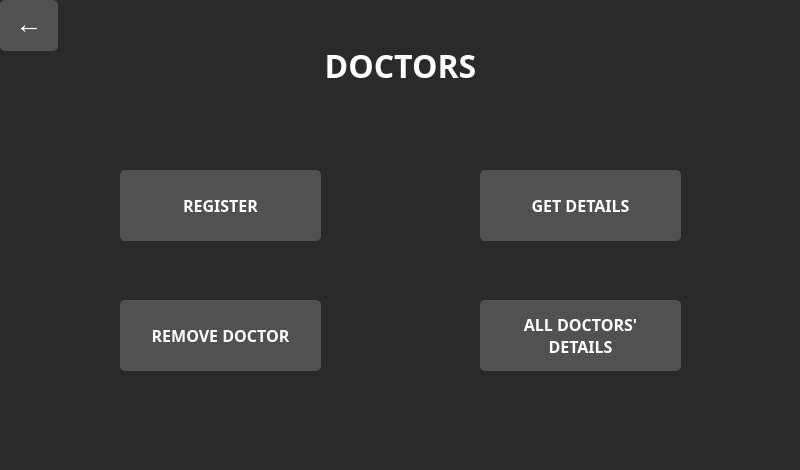
<?xml version="1.0" encoding="UTF-8"?>
<ui version="4.0">
 <class>Doctors</class>
 <widget class="QWidget" name="Doctors">
  <property name="geometry">
   <rect>
    <x>0</x>
    <y>0</y>
    <width>800</width>
    <height>470</height>
   </rect>
  </property>
  <property name="palette">
   <palette>
    <active>
     <colorrole role="WindowText">
      <brush brushstyle="SolidPattern">
       <color alpha="255">
        <red>255</red>
        <green>255</green>
        <blue>255</blue>
       </color>
      </brush>
     </colorrole>
     <colorrole role="Button">
      <brush brushstyle="SolidPattern">
       <color alpha="255">
        <red>85</red>
        <green>85</green>
        <blue>85</blue>
       </color>
      </brush>
     </colorrole>
     <colorrole role="ButtonText">
      <brush brushstyle="SolidPattern">
       <color alpha="255">
        <red>255</red>
        <green>255</green>
        <blue>255</blue>
       </color>
      </brush>
     </colorrole>
     <colorrole role="Base">
      <brush brushstyle="SolidPattern">
       <color alpha="255">
        <red>42</red>
        <green>42</green>
        <blue>42</blue>
       </color>
      </brush>
     </colorrole>
     <colorrole role="Window">
      <brush brushstyle="SolidPattern">
       <color alpha="255">
        <red>42</red>
        <green>42</green>
        <blue>42</blue>
       </color>
      </brush>
     </colorrole>
     <colorrole role="AlternateBase">
      <brush brushstyle="SolidPattern">
       <color alpha="255">
        <red>42</red>
        <green>42</green>
        <blue>42</blue>
       </color>
      </brush>
     </colorrole>
     <colorrole role="ToolTipBase">
      <brush brushstyle="SolidPattern">
       <color alpha="255">
        <red>0</red>
        <green>0</green>
        <blue>0</blue>
       </color>
      </brush>
     </colorrole>
     <colorrole role="ToolTipText">
      <brush brushstyle="SolidPattern">
       <color alpha="255">
        <red>255</red>
        <green>255</green>
        <blue>255</blue>
       </color>
      </brush>
     </colorrole>
     <colorrole role="PlaceholderText">
      <brush brushstyle="SolidPattern">
       <color alpha="128">
        <red>180</red>
        <green>180</green>
        <blue>180</blue>
       </color>
      </brush>
     </colorrole>
    </active>
    <inactive>
     <colorrole role="WindowText">
      <brush brushstyle="SolidPattern">
       <color alpha="255">
        <red>255</red>
        <green>255</green>
        <blue>255</blue>
       </color>
      </brush>
     </colorrole>
     <colorrole role="Button">
      <brush brushstyle="SolidPattern">
       <color alpha="255">
        <red>85</red>
        <green>85</green>
        <blue>85</blue>
       </color>
      </brush>
     </colorrole>
     <colorrole role="ButtonText">
      <brush brushstyle="SolidPattern">
       <color alpha="255">
        <red>255</red>
        <green>255</green>
        <blue>255</blue>
       </color>
      </brush>
     </colorrole>
     <colorrole role="Base">
      <brush brushstyle="SolidPattern">
       <color alpha="255">
        <red>42</red>
        <green>42</green>
        <blue>42</blue>
       </color>
      </brush>
     </colorrole>
     <colorrole role="Window">
      <brush brushstyle="SolidPattern">
       <color alpha="255">
        <red>42</red>
        <green>42</green>
        <blue>42</blue>
       </color>
      </brush>
     </colorrole>
     <colorrole role="AlternateBase">
      <brush brushstyle="SolidPattern">
       <color alpha="255">
        <red>42</red>
        <green>42</green>
        <blue>42</blue>
       </color>
      </brush>
     </colorrole>
     <colorrole role="ToolTipBase">
      <brush brushstyle="SolidPattern">
       <color alpha="255">
        <red>0</red>
        <green>0</green>
        <blue>0</blue>
       </color>
      </brush>
     </colorrole>
     <colorrole role="ToolTipText">
      <brush brushstyle="SolidPattern">
       <color alpha="255">
        <red>255</red>
        <green>255</green>
        <blue>255</blue>
       </color>
      </brush>
     </colorrole>
     <colorrole role="PlaceholderText">
      <brush brushstyle="SolidPattern">
       <color alpha="128">
        <red>180</red>
        <green>180</green>
        <blue>180</blue>
       </color>
      </brush>
     </colorrole>
    </inactive>
    <disabled>
     <colorrole role="Button">
      <brush brushstyle="SolidPattern">
       <color alpha="255">
        <red>85</red>
        <green>85</green>
        <blue>85</blue>
       </color>
      </brush>
     </colorrole>
     <colorrole role="Base">
      <brush brushstyle="SolidPattern">
       <color alpha="255">
        <red>42</red>
        <green>42</green>
        <blue>42</blue>
       </color>
      </brush>
     </colorrole>
     <colorrole role="Window">
      <brush brushstyle="SolidPattern">
       <color alpha="255">
        <red>42</red>
        <green>42</green>
        <blue>42</blue>
       </color>
      </brush>
     </colorrole>
     <colorrole role="AlternateBase">
      <brush brushstyle="SolidPattern">
       <color alpha="255">
        <red>42</red>
        <green>42</green>
        <blue>42</blue>
       </color>
      </brush>
     </colorrole>
     <colorrole role="ToolTipBase">
      <brush brushstyle="SolidPattern">
       <color alpha="255">
        <red>0</red>
        <green>0</green>
        <blue>0</blue>
       </color>
      </brush>
     </colorrole>
     <colorrole role="ToolTipText">
      <brush brushstyle="SolidPattern">
       <color alpha="255">
        <red>255</red>
        <green>255</green>
        <blue>255</blue>
       </color>
      </brush>
     </colorrole>
     <colorrole role="PlaceholderText">
      <brush brushstyle="SolidPattern">
       <color alpha="128">
        <red>180</red>
        <green>180</green>
        <blue>180</blue>
       </color>
      </brush>
     </colorrole>
    </disabled>
   </palette>
  </property>
  <property name="windowTitle">
   <string>Form</string>
  </property>
  <property name="styleSheet">
   <string notr="true">QLabel 
{
	color:white;
	font : bold;
} 
QPushButton 
{
	color : white;  
	background-color :  #515151; 
	border-radius : 5px;
	font : bold;
	border: none; 
	
}
QPushButton:hover:!pressed
{
	background-color : #FF3131;
}
QPushButton[objectName^=&quot;backBtn&quot;]
{
	border-radius : None;
}
QLineEdit{
	border-radius : 6px;
	border : 1px solid rgb(80, 80, 80);
	color : white;
	background-color : rgb(30, 30, 30);
	padding-left : 10px;
	padding-right : 10px;
	font : 12px &quot;Noto Sans&quot;;
}
QLineEdit:focus{
	border : 1px solid #FF3131;
}
QTextEdit{
	border-radius : 6px;
	border : 1px solid rgb(80, 80, 80);
	color : white;
	background-color : rgb(30, 30, 30);
	padding: 10px;
	font : 12px &quot;Noto Sans&quot;;
}
QTextEdit:focus{
	border : 1px solid #FF3131;
}
QRadioButton{
	color : white;
}
QRadioButton::indicator{
	width : 13px;
	height : 13px;
}

QRadioButton::indicator::unchecked{ 
border: 1px solid; 
border-color: white;
border-radius: 6px;
background-color: white; 
width: 11px; 
height: 11px; 
margin-left : 5px;
}
QRadioButton::indicator::checked{
	border: 3px solid; 
	border-color: white;
	border-radius: 6px;
	background-color: #FF3131; 
	width: 7px;
	height: 7px; 
	margin-left : 5px;
}</string>
  </property>
  <widget class="QStackedWidget" name="stackedWidget">
   <property name="geometry">
    <rect>
     <x>0</x>
     <y>0</y>
     <width>800</width>
     <height>470</height>
    </rect>
   </property>
   <property name="palette">
    <palette>
     <active/>
     <inactive/>
     <disabled/>
    </palette>
   </property>
   <property name="font">
    <font>
     <family>Dual 300</family>
     <pointsize>24</pointsize>
    </font>
   </property>
   <property name="currentIndex">
    <number>0</number>
   </property>
   <widget class="QWidget" name="doctors">
    <widget class="QLabel" name="label">
     <property name="geometry">
      <rect>
       <x>0</x>
       <y>50</y>
       <width>801</width>
       <height>31</height>
      </rect>
     </property>
     <property name="font">
      <font>
       <family>Dual 300</family>
       <pointsize>24</pointsize>
       <italic>false</italic>
       <bold>true</bold>
      </font>
     </property>
     <property name="text">
      <string>DOCTORS</string>
     </property>
     <property name="alignment">
      <set>Qt::AlignCenter</set>
     </property>
    </widget>
    <widget class="QPushButton" name="backBtn">
     <property name="geometry">
      <rect>
       <x>0</x>
       <y>0</y>
       <width>58</width>
       <height>51</height>
      </rect>
     </property>
     <property name="font">
      <font>
       <family>Consolas</family>
       <pointsize>20</pointsize>
       <italic>false</italic>
       <bold>true</bold>
      </font>
     </property>
     <property name="cursor">
      <cursorShape>PointingHandCursor</cursorShape>
     </property>
     <property name="mouseTracking">
      <bool>true</bool>
     </property>
     <property name="layoutDirection">
      <enum>Qt::LeftToRight</enum>
     </property>
     <property name="text">
      <string>←</string>
     </property>
    </widget>
    <widget class="QPushButton" name="pushButton_2">
     <property name="geometry">
      <rect>
       <x>480</x>
       <y>170</y>
       <width>201</width>
       <height>71</height>
      </rect>
     </property>
     <property name="font">
      <font>
       <family>Dual 300</family>
       <pointsize>12</pointsize>
       <italic>false</italic>
       <bold>true</bold>
      </font>
     </property>
     <property name="cursor">
      <cursorShape>PointingHandCursor</cursorShape>
     </property>
     <property name="text">
      <string>GET DETAILS</string>
     </property>
    </widget>
    <widget class="QPushButton" name="pushButton_5">
     <property name="geometry">
      <rect>
       <x>120</x>
       <y>300</y>
       <width>201</width>
       <height>71</height>
      </rect>
     </property>
     <property name="font">
      <font>
       <family>Dual 300</family>
       <pointsize>12</pointsize>
       <italic>false</italic>
       <bold>true</bold>
      </font>
     </property>
     <property name="cursor">
      <cursorShape>PointingHandCursor</cursorShape>
     </property>
     <property name="text">
      <string>REMOVE DOCTOR</string>
     </property>
    </widget>
    <widget class="QPushButton" name="pushButton">
     <property name="geometry">
      <rect>
       <x>120</x>
       <y>170</y>
       <width>201</width>
       <height>71</height>
      </rect>
     </property>
     <property name="font">
      <font>
       <family>Dual 300</family>
       <pointsize>12</pointsize>
       <italic>false</italic>
       <bold>true</bold>
      </font>
     </property>
     <property name="cursor">
      <cursorShape>PointingHandCursor</cursorShape>
     </property>
     <property name="text">
      <string>REGISTER</string>
     </property>
    </widget>
    <widget class="QPushButton" name="pushButton_6">
     <property name="geometry">
      <rect>
       <x>480</x>
       <y>300</y>
       <width>201</width>
       <height>71</height>
      </rect>
     </property>
     <property name="font">
      <font>
       <family>Dual 300</family>
       <pointsize>12</pointsize>
       <italic>false</italic>
       <bold>true</bold>
      </font>
     </property>
     <property name="cursor">
      <cursorShape>PointingHandCursor</cursorShape>
     </property>
     <property name="text">
      <string>ALL DOCTORS'
DETAILS</string>
     </property>
    </widget>
   </widget>
   <widget class="QWidget" name="regDoc">
    <widget class="QLabel" name="label_3">
     <property name="geometry">
      <rect>
       <x>0</x>
       <y>50</y>
       <width>801</width>
       <height>31</height>
      </rect>
     </property>
     <property name="font">
      <font>
       <family>Dual 300</family>
       <pointsize>24</pointsize>
       <italic>false</italic>
       <bold>true</bold>
      </font>
     </property>
     <property name="text">
      <string>REGISTER A DOCTOR</string>
     </property>
     <property name="alignment">
      <set>Qt::AlignCenter</set>
     </property>
    </widget>
    <widget class="QPushButton" name="backBtn_3">
     <property name="geometry">
      <rect>
       <x>0</x>
       <y>0</y>
       <width>58</width>
       <height>51</height>
      </rect>
     </property>
     <property name="font">
      <font>
       <family>Consolas</family>
       <pointsize>20</pointsize>
       <italic>false</italic>
       <bold>true</bold>
      </font>
     </property>
     <property name="cursor">
      <cursorShape>PointingHandCursor</cursorShape>
     </property>
     <property name="mouseTracking">
      <bool>true</bool>
     </property>
     <property name="layoutDirection">
      <enum>Qt::LeftToRight</enum>
     </property>
     <property name="text">
      <string>←</string>
     </property>
    </widget>
    <widget class="QTextEdit" name="address">
     <property name="geometry">
      <rect>
       <x>170</x>
       <y>324</y>
       <width>191</width>
       <height>91</height>
      </rect>
     </property>
     <property name="horizontalScrollBarPolicy">
      <enum>Qt::ScrollBarAlwaysOff</enum>
     </property>
     <property name="undoRedoEnabled">
      <bool>true</bool>
     </property>
    </widget>
    <widget class="QLabel" name="label_16">
     <property name="geometry">
      <rect>
       <x>440</x>
       <y>230</y>
       <width>61</width>
       <height>21</height>
      </rect>
     </property>
     <property name="font">
      <font>
       <family>Dual 300</family>
       <pointsize>10</pointsize>
       <italic>false</italic>
       <bold>true</bold>
      </font>
     </property>
     <property name="text">
      <string>PINCODE</string>
     </property>
    </widget>
    <widget class="QPushButton" name="registerBtn">
     <property name="geometry">
      <rect>
       <x>560</x>
       <y>383</y>
       <width>101</width>
       <height>31</height>
      </rect>
     </property>
     <property name="font">
      <font>
       <family>Dual 300</family>
       <pointsize>9</pointsize>
       <italic>false</italic>
       <bold>true</bold>
      </font>
     </property>
     <property name="cursor">
      <cursorShape>PointingHandCursor</cursorShape>
     </property>
     <property name="text">
      <string>REGISTER</string>
     </property>
    </widget>
    <widget class="QLabel" name="label_13">
     <property name="geometry">
      <rect>
       <x>83</x>
       <y>332</y>
       <width>71</width>
       <height>21</height>
      </rect>
     </property>
     <property name="font">
      <font>
       <family>Dual 300</family>
       <pointsize>10</pointsize>
       <italic>false</italic>
       <bold>true</bold>
      </font>
     </property>
     <property name="text">
      <string>ADDRESS</string>
     </property>
    </widget>
    <widget class="QLabel" name="label_10">
     <property name="geometry">
      <rect>
       <x>120</x>
       <y>180</y>
       <width>31</width>
       <height>21</height>
      </rect>
     </property>
     <property name="font">
      <font>
       <family>Dual 300</family>
       <pointsize>10</pointsize>
       <italic>false</italic>
       <bold>true</bold>
      </font>
     </property>
     <property name="text">
      <string>AGE</string>
     </property>
    </widget>
    <widget class="QLabel" name="label_12">
     <property name="geometry">
      <rect>
       <x>60</x>
       <y>279</y>
       <width>91</width>
       <height>21</height>
      </rect>
     </property>
     <property name="font">
      <font>
       <family>Dual 300</family>
       <pointsize>10</pointsize>
       <italic>false</italic>
       <bold>true</bold>
      </font>
     </property>
     <property name="text">
      <string>CONTACT NO.</string>
     </property>
    </widget>
    <widget class="QLabel" name="label_14">
     <property name="geometry">
      <rect>
       <x>470</x>
       <y>130</y>
       <width>31</width>
       <height>21</height>
      </rect>
     </property>
     <property name="font">
      <font>
       <family>Dual 300</family>
       <pointsize>10</pointsize>
       <italic>false</italic>
       <bold>true</bold>
      </font>
     </property>
     <property name="text">
      <string>CITY</string>
     </property>
    </widget>
    <widget class="QLineEdit" name="pincode">
     <property name="geometry">
      <rect>
       <x>520</x>
       <y>223</y>
       <width>191</width>
       <height>31</height>
      </rect>
     </property>
     <property name="font">
      <font>
       <family>Noto Sans</family>
       <pointsize>-1</pointsize>
       <italic>false</italic>
       <bold>false</bold>
      </font>
     </property>
     <property name="focusPolicy">
      <enum>Qt::ClickFocus</enum>
     </property>
     <property name="toolTipDuration">
      <number>-1</number>
     </property>
     <property name="autoFillBackground">
      <bool>false</bool>
     </property>
     <property name="inputMask">
      <string/>
     </property>
     <property name="maxLength">
      <number>6</number>
     </property>
     <property name="frame">
      <bool>true</bool>
     </property>
     <property name="cursorPosition">
      <number>0</number>
     </property>
     <property name="placeholderText">
      <string/>
     </property>
     <property name="cursorMoveStyle">
      <enum>Qt::LogicalMoveStyle</enum>
     </property>
    </widget>
    <widget class="QLineEdit" name="Name">
     <property name="geometry">
      <rect>
       <x>170</x>
       <y>123</y>
       <width>191</width>
       <height>31</height>
      </rect>
     </property>
     <property name="font">
      <font>
       <family>Noto Sans</family>
       <pointsize>-1</pointsize>
       <italic>false</italic>
       <bold>false</bold>
      </font>
     </property>
     <property name="focusPolicy">
      <enum>Qt::ClickFocus</enum>
     </property>
     <property name="toolTipDuration">
      <number>-1</number>
     </property>
     <property name="autoFillBackground">
      <bool>false</bool>
     </property>
     <property name="inputMask">
      <string/>
     </property>
     <property name="text">
      <string/>
     </property>
     <property name="maxLength">
      <number>40</number>
     </property>
     <property name="frame">
      <bool>true</bool>
     </property>
     <property name="cursorPosition">
      <number>0</number>
     </property>
     <property name="placeholderText">
      <string/>
     </property>
     <property name="cursorMoveStyle">
      <enum>Qt::LogicalMoveStyle</enum>
     </property>
    </widget>
    <widget class="QRadioButton" name="femaleRad">
     <property name="geometry">
      <rect>
       <x>280</x>
       <y>228</y>
       <width>71</width>
       <height>22</height>
      </rect>
     </property>
     <property name="cursor">
      <cursorShape>PointingHandCursor</cursorShape>
     </property>
     <property name="layoutDirection">
      <enum>Qt::LeftToRight</enum>
     </property>
     <property name="text">
      <string>FEMALE</string>
     </property>
     <property name="autoExclusive">
      <bool>true</bool>
     </property>
    </widget>
    <widget class="QLabel" name="label_18">
     <property name="geometry">
      <rect>
       <x>420</x>
       <y>319</y>
       <width>91</width>
       <height>41</height>
      </rect>
     </property>
     <property name="font">
      <font>
       <family>Dual 300</family>
       <pointsize>9</pointsize>
       <italic>false</italic>
       <bold>true</bold>
      </font>
     </property>
     <property name="text">
      <string>TYPE OF
DOCTOR</string>
     </property>
     <property name="alignment">
      <set>Qt::AlignCenter</set>
     </property>
    </widget>
    <widget class="QLineEdit" name="age">
     <property name="geometry">
      <rect>
       <x>170</x>
       <y>173</y>
       <width>191</width>
       <height>31</height>
      </rect>
     </property>
     <property name="font">
      <font>
       <family>Noto Sans</family>
       <pointsize>-1</pointsize>
       <italic>false</italic>
       <bold>false</bold>
      </font>
     </property>
     <property name="focusPolicy">
      <enum>Qt::ClickFocus</enum>
     </property>
     <property name="toolTipDuration">
      <number>-1</number>
     </property>
     <property name="autoFillBackground">
      <bool>false</bool>
     </property>
     <property name="inputMask">
      <string/>
     </property>
     <property name="maxLength">
      <number>3</number>
     </property>
     <property name="frame">
      <bool>true</bool>
     </property>
     <property name="cursorPosition">
      <number>0</number>
     </property>
     <property name="placeholderText">
      <string/>
     </property>
     <property name="cursorMoveStyle">
      <enum>Qt::LogicalMoveStyle</enum>
     </property>
    </widget>
    <widget class="QLineEdit" name="country">
     <property name="geometry">
      <rect>
       <x>520</x>
       <y>273</y>
       <width>191</width>
       <height>31</height>
      </rect>
     </property>
     <property name="font">
      <font>
       <family>Noto Sans</family>
       <pointsize>-1</pointsize>
       <italic>false</italic>
       <bold>false</bold>
      </font>
     </property>
     <property name="focusPolicy">
      <enum>Qt::ClickFocus</enum>
     </property>
     <property name="toolTipDuration">
      <number>-1</number>
     </property>
     <property name="autoFillBackground">
      <bool>false</bool>
     </property>
     <property name="inputMask">
      <string/>
     </property>
     <property name="maxLength">
      <number>15</number>
     </property>
     <property name="frame">
      <bool>true</bool>
     </property>
     <property name="cursorPosition">
      <number>0</number>
     </property>
     <property name="placeholderText">
      <string/>
     </property>
     <property name="cursorMoveStyle">
      <enum>Qt::LogicalMoveStyle</enum>
     </property>
    </widget>
    <widget class="QLineEdit" name="city">
     <property name="geometry">
      <rect>
       <x>520</x>
       <y>123</y>
       <width>191</width>
       <height>31</height>
      </rect>
     </property>
     <property name="font">
      <font>
       <family>Noto Sans</family>
       <pointsize>-1</pointsize>
       <italic>false</italic>
       <bold>false</bold>
      </font>
     </property>
     <property name="focusPolicy">
      <enum>Qt::ClickFocus</enum>
     </property>
     <property name="toolTipDuration">
      <number>-1</number>
     </property>
     <property name="autoFillBackground">
      <bool>false</bool>
     </property>
     <property name="inputMask">
      <string/>
     </property>
     <property name="maxLength">
      <number>15</number>
     </property>
     <property name="frame">
      <bool>true</bool>
     </property>
     <property name="cursorPosition">
      <number>0</number>
     </property>
     <property name="placeholderText">
      <string/>
     </property>
     <property name="cursorMoveStyle">
      <enum>Qt::LogicalMoveStyle</enum>
     </property>
    </widget>
    <widget class="QLabel" name="label_17">
     <property name="geometry">
      <rect>
       <x>430</x>
       <y>280</y>
       <width>71</width>
       <height>21</height>
      </rect>
     </property>
     <property name="font">
      <font>
       <family>Dual 300</family>
       <pointsize>10</pointsize>
       <italic>false</italic>
       <bold>true</bold>
      </font>
     </property>
     <property name="text">
      <string>COUNTRY</string>
     </property>
    </widget>
    <widget class="QLabel" name="label_11">
     <property name="geometry">
      <rect>
       <x>90</x>
       <y>229</y>
       <width>61</width>
       <height>21</height>
      </rect>
     </property>
     <property name="font">
      <font>
       <family>Dual 300</family>
       <pointsize>10</pointsize>
       <italic>false</italic>
       <bold>true</bold>
      </font>
     </property>
     <property name="text">
      <string>GENDER</string>
     </property>
    </widget>
    <widget class="QLabel" name="label_8">
     <property name="geometry">
      <rect>
       <x>108</x>
       <y>128</y>
       <width>41</width>
       <height>21</height>
      </rect>
     </property>
     <property name="font">
      <font>
       <family>Dual 300</family>
       <pointsize>10</pointsize>
       <italic>false</italic>
       <bold>true</bold>
      </font>
     </property>
     <property name="text">
      <string>NAME</string>
     </property>
    </widget>
    <widget class="QLineEdit" name="contactNo">
     <property name="geometry">
      <rect>
       <x>170</x>
       <y>273</y>
       <width>191</width>
       <height>31</height>
      </rect>
     </property>
     <property name="font">
      <font>
       <family>Noto Sans</family>
       <pointsize>-1</pointsize>
       <italic>false</italic>
       <bold>false</bold>
      </font>
     </property>
     <property name="focusPolicy">
      <enum>Qt::ClickFocus</enum>
     </property>
     <property name="toolTipDuration">
      <number>-1</number>
     </property>
     <property name="autoFillBackground">
      <bool>false</bool>
     </property>
     <property name="inputMask">
      <string/>
     </property>
     <property name="maxLength">
      <number>13</number>
     </property>
     <property name="frame">
      <bool>true</bool>
     </property>
     <property name="cursorPosition">
      <number>0</number>
     </property>
     <property name="placeholderText">
      <string/>
     </property>
     <property name="cursorMoveStyle">
      <enum>Qt::LogicalMoveStyle</enum>
     </property>
    </widget>
    <widget class="QLineEdit" name="type">
     <property name="geometry">
      <rect>
       <x>520</x>
       <y>323</y>
       <width>191</width>
       <height>31</height>
      </rect>
     </property>
     <property name="font">
      <font>
       <family>Noto Sans</family>
       <pointsize>-1</pointsize>
       <italic>false</italic>
       <bold>false</bold>
      </font>
     </property>
     <property name="focusPolicy">
      <enum>Qt::ClickFocus</enum>
     </property>
     <property name="toolTipDuration">
      <number>-1</number>
     </property>
     <property name="autoFillBackground">
      <bool>false</bool>
     </property>
     <property name="inputMask">
      <string/>
     </property>
     <property name="maxLength">
      <number>20</number>
     </property>
     <property name="frame">
      <bool>true</bool>
     </property>
     <property name="cursorPosition">
      <number>0</number>
     </property>
     <property name="placeholderText">
      <string/>
     </property>
     <property name="cursorMoveStyle">
      <enum>Qt::LogicalMoveStyle</enum>
     </property>
    </widget>
    <widget class="QRadioButton" name="maleRad">
     <property name="geometry">
      <rect>
       <x>180</x>
       <y>228</y>
       <width>61</width>
       <height>21</height>
      </rect>
     </property>
     <property name="cursor">
      <cursorShape>PointingHandCursor</cursorShape>
     </property>
     <property name="layoutDirection">
      <enum>Qt::LeftToRight</enum>
     </property>
     <property name="text">
      <string>MALE</string>
     </property>
     <property name="autoExclusive">
      <bool>true</bool>
     </property>
    </widget>
    <widget class="QLabel" name="label_15">
     <property name="geometry">
      <rect>
       <x>460</x>
       <y>180</y>
       <width>41</width>
       <height>21</height>
      </rect>
     </property>
     <property name="font">
      <font>
       <family>Dual 300</family>
       <pointsize>10</pointsize>
       <italic>false</italic>
       <bold>true</bold>
      </font>
     </property>
     <property name="text">
      <string>STATE</string>
     </property>
    </widget>
    <widget class="QLineEdit" name="state">
     <property name="geometry">
      <rect>
       <x>520</x>
       <y>173</y>
       <width>191</width>
       <height>31</height>
      </rect>
     </property>
     <property name="font">
      <font>
       <family>Noto Sans</family>
       <pointsize>-1</pointsize>
       <italic>false</italic>
       <bold>false</bold>
      </font>
     </property>
     <property name="focusPolicy">
      <enum>Qt::ClickFocus</enum>
     </property>
     <property name="toolTipDuration">
      <number>-1</number>
     </property>
     <property name="autoFillBackground">
      <bool>false</bool>
     </property>
     <property name="inputMask">
      <string/>
     </property>
     <property name="maxLength">
      <number>15</number>
     </property>
     <property name="frame">
      <bool>true</bool>
     </property>
     <property name="cursorPosition">
      <number>0</number>
     </property>
     <property name="placeholderText">
      <string/>
     </property>
     <property name="cursorMoveStyle">
      <enum>Qt::LogicalMoveStyle</enum>
     </property>
    </widget>
   </widget>
   <widget class="QWidget" name="docDetails">
    <widget class="QLabel" name="label_4">
     <property name="geometry">
      <rect>
       <x>0</x>
       <y>50</y>
       <width>801</width>
       <height>31</height>
      </rect>
     </property>
     <property name="font">
      <font>
       <family>Dual 300</family>
       <pointsize>24</pointsize>
       <italic>false</italic>
       <bold>true</bold>
      </font>
     </property>
     <property name="text">
      <string>GET DOCTOR DETAILS</string>
     </property>
     <property name="alignment">
      <set>Qt::AlignCenter</set>
     </property>
    </widget>
    <widget class="QPushButton" name="backBtn_4">
     <property name="geometry">
      <rect>
       <x>0</x>
       <y>0</y>
       <width>58</width>
       <height>51</height>
      </rect>
     </property>
     <property name="font">
      <font>
       <family>Consolas</family>
       <pointsize>20</pointsize>
       <italic>false</italic>
       <bold>true</bold>
      </font>
     </property>
     <property name="cursor">
      <cursorShape>PointingHandCursor</cursorShape>
     </property>
     <property name="mouseTracking">
      <bool>true</bool>
     </property>
     <property name="layoutDirection">
      <enum>Qt::LeftToRight</enum>
     </property>
     <property name="text">
      <string>←</string>
     </property>
    </widget>
   </widget>
   <widget class="QWidget" name="remDoc">
    <widget class="QLabel" name="label_5">
     <property name="geometry">
      <rect>
       <x>0</x>
       <y>50</y>
       <width>801</width>
       <height>31</height>
      </rect>
     </property>
     <property name="font">
      <font>
       <family>Dual 300</family>
       <pointsize>24</pointsize>
       <italic>false</italic>
       <bold>true</bold>
      </font>
     </property>
     <property name="text">
      <string>REMOVE DOCTOR</string>
     </property>
     <property name="alignment">
      <set>Qt::AlignCenter</set>
     </property>
    </widget>
    <widget class="QPushButton" name="backBtn_5">
     <property name="geometry">
      <rect>
       <x>0</x>
       <y>0</y>
       <width>58</width>
       <height>51</height>
      </rect>
     </property>
     <property name="font">
      <font>
       <family>Consolas</family>
       <pointsize>20</pointsize>
       <italic>false</italic>
       <bold>true</bold>
      </font>
     </property>
     <property name="cursor">
      <cursorShape>PointingHandCursor</cursorShape>
     </property>
     <property name="mouseTracking">
      <bool>true</bool>
     </property>
     <property name="layoutDirection">
      <enum>Qt::LeftToRight</enum>
     </property>
     <property name="text">
      <string>←</string>
     </property>
    </widget>
   </widget>
   <widget class="QWidget" name="allDetails">
    <widget class="QLabel" name="label_6">
     <property name="geometry">
      <rect>
       <x>0</x>
       <y>50</y>
       <width>801</width>
       <height>31</height>
      </rect>
     </property>
     <property name="font">
      <font>
       <family>Dual 300</family>
       <pointsize>24</pointsize>
       <italic>false</italic>
       <bold>true</bold>
      </font>
     </property>
     <property name="text">
      <string>ALL DOCTORS' DETAILS</string>
     </property>
     <property name="alignment">
      <set>Qt::AlignCenter</set>
     </property>
    </widget>
    <widget class="QPushButton" name="backBtn_6">
     <property name="geometry">
      <rect>
       <x>0</x>
       <y>0</y>
       <width>58</width>
       <height>51</height>
      </rect>
     </property>
     <property name="font">
      <font>
       <family>Consolas</family>
       <pointsize>20</pointsize>
       <italic>false</italic>
       <bold>true</bold>
      </font>
     </property>
     <property name="cursor">
      <cursorShape>PointingHandCursor</cursorShape>
     </property>
     <property name="mouseTracking">
      <bool>true</bool>
     </property>
     <property name="layoutDirection">
      <enum>Qt::LeftToRight</enum>
     </property>
     <property name="text">
      <string>←</string>
     </property>
    </widget>
   </widget>
  </widget>
 </widget>
 <resources/>
 <connections/>
</ui>
